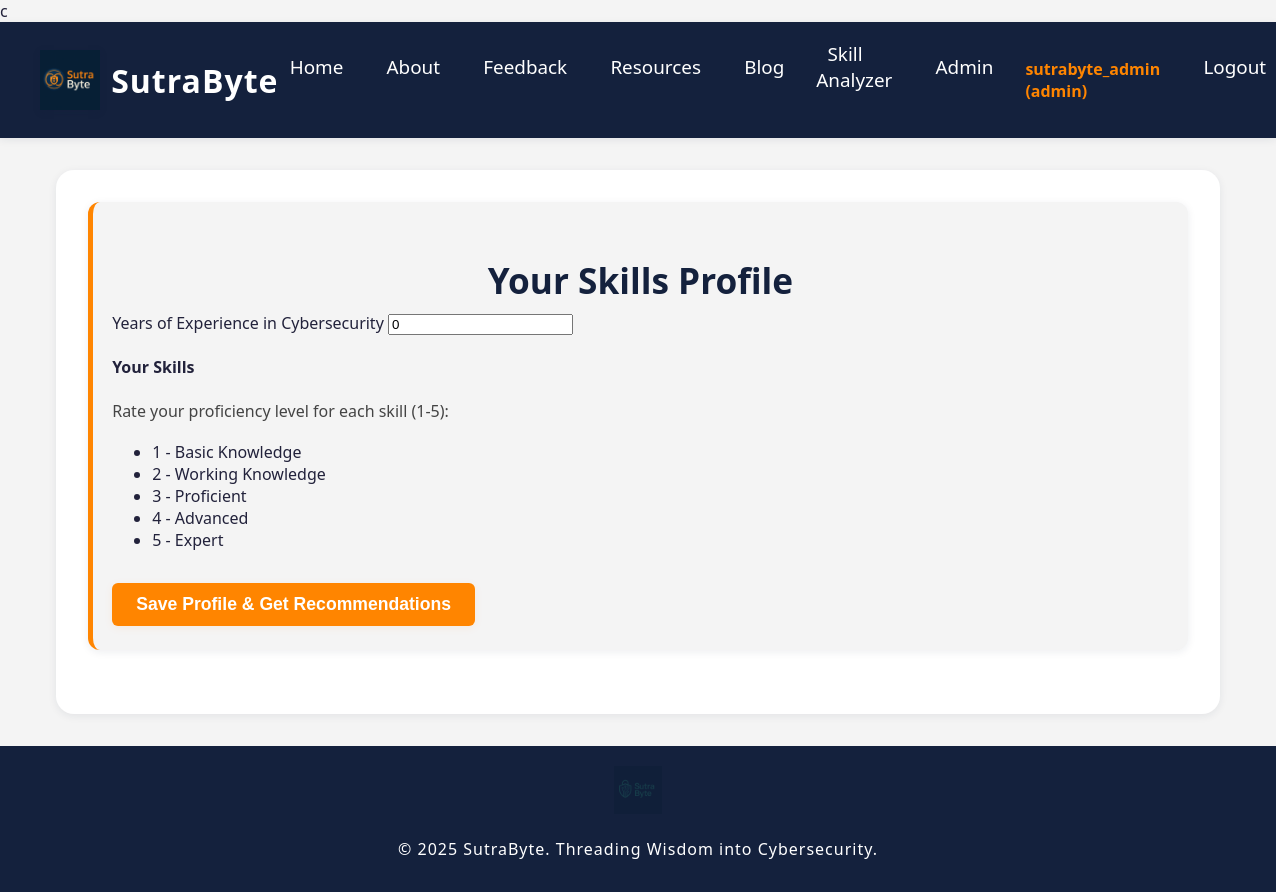
Page /skill-analyzer/profile (signed in) on the earlier database version.
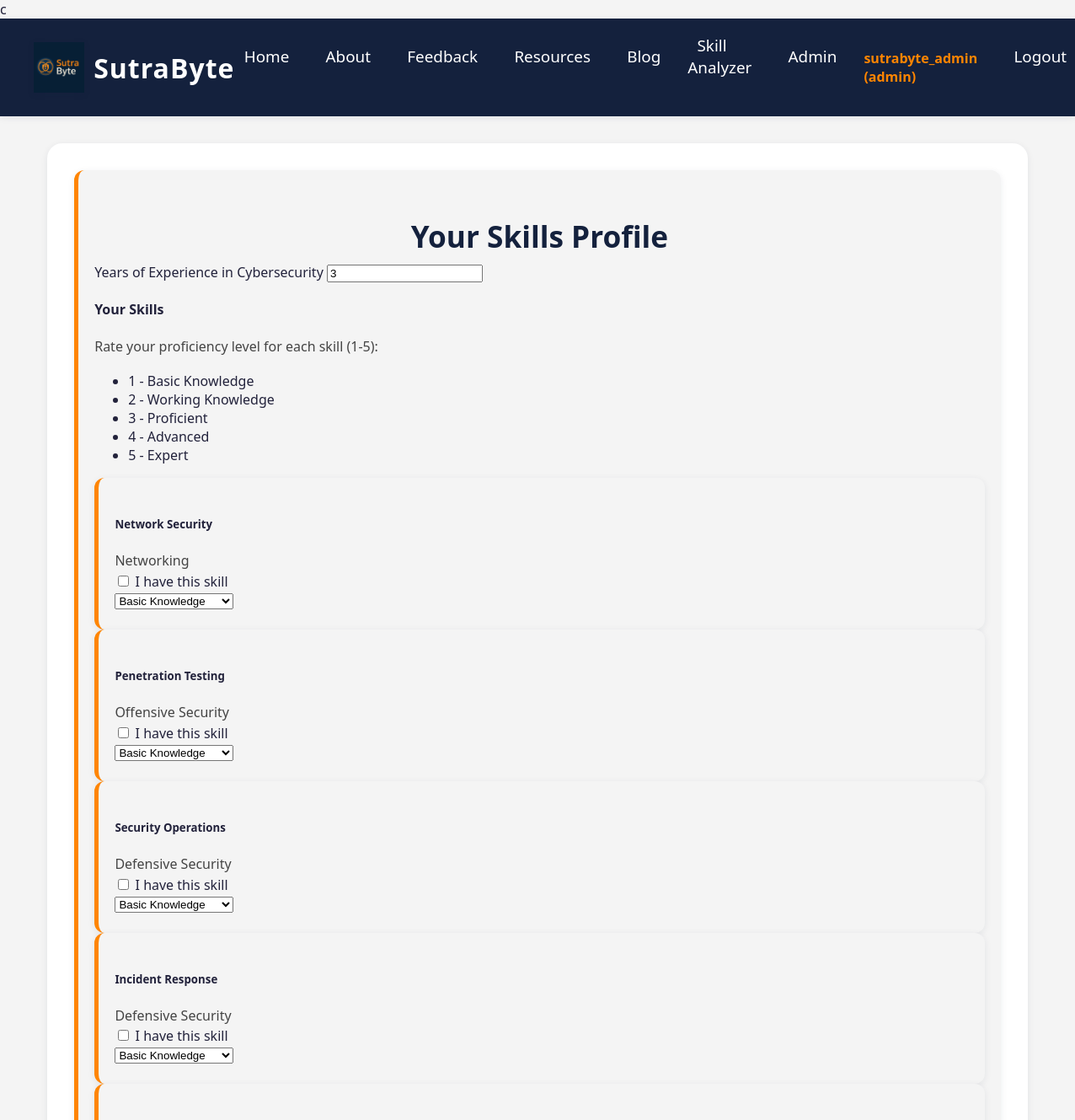
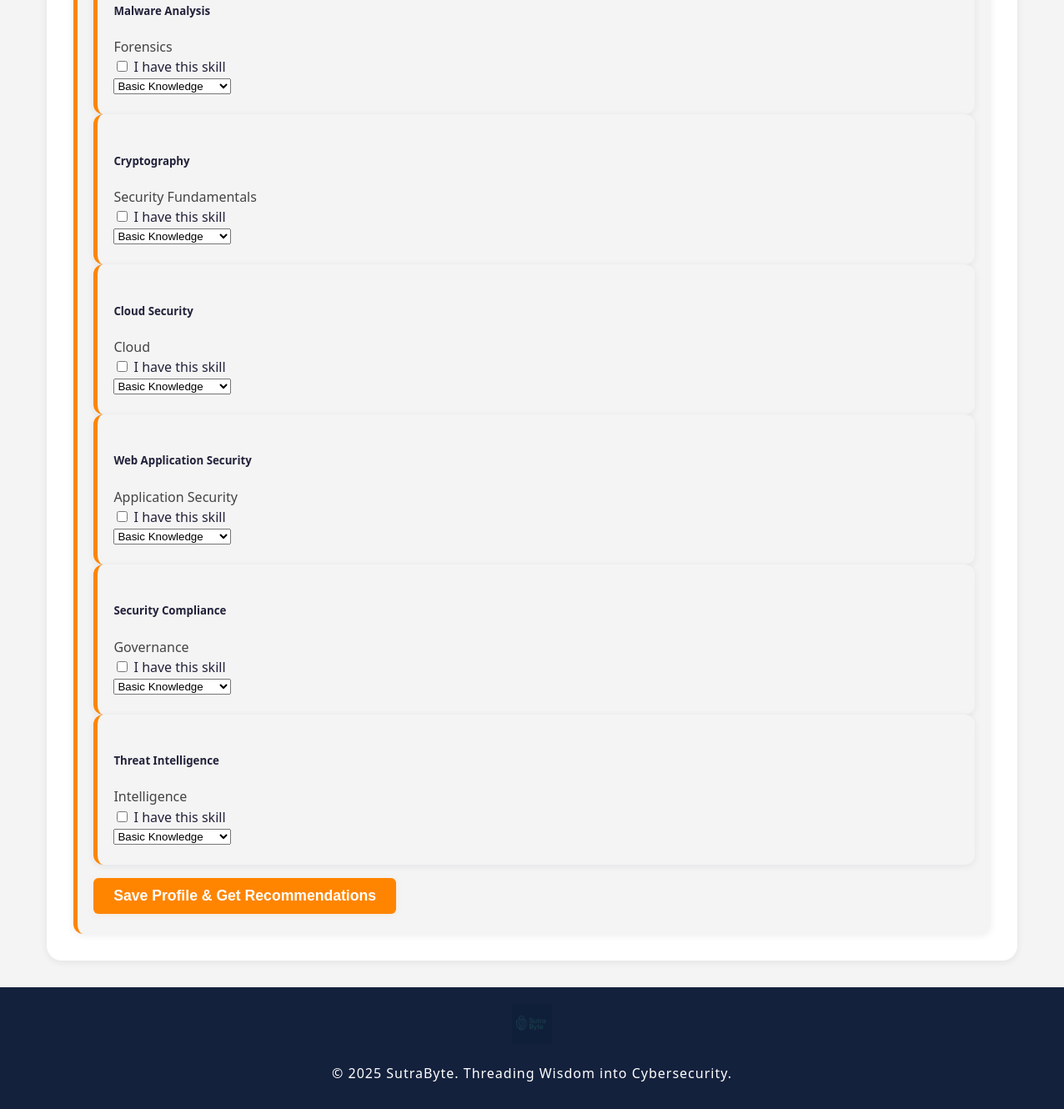
Same page on the later database version (2 pictures, top to bottom).
### app.py (models this page shows, shortened)
class User(db.Model, UserMixin):
    id = db.Column(db.Integer, primary_key=True)
    username = db.Column(db.String(80), unique=True, nullable=False)
    email = db.Column(db.String(120), unique=True, nullable=False)
    password_hash = db.Column(db.String(128), nullable=False)
    role = db.Column(db.String(20), nullable=False, default='student')
    registered_on = db.Column(db.DateTime, default=datetime.utcnow)
    skills = db.relationship('UserSkill', backref='user', lazy=True)
    experience = db.Column(db.Integer, default=0)  # Years of experience

class Skill(db.Model):
    id = db.Column(db.Integer, primary_key=True)
    name = db.Column(db.String(50), unique=True, nullable=False)
    category = db.Column(db.String(50), nullable=False)  # e.g., 'Cybersecurity', 'Networking', etc.
    description = db.Column(db.Text)

### app.py (the view, shortened to what this page needs)
@app.route('/skill-analyzer/profile', methods=['GET', 'POST'])
@login_required
def skill_profile():
    all_skills = Skill.query.all()
    user_skills = UserSkill.query.filter_by(user_id=current_user.id).all()
    return render_template('skill_analyzer/profile.html',
                         all_skills=all_skills,
                         user_skills=user_skills)

### app.py (called while the page is built)
@login_manager.user_loader
def load_user(user_id):
    return User.query.get(int(user_id))

### templates/skill_analyzer/profile.html (shortened to what this page needs)
{% extends "base.html" %}
{% block content %}
<div class="container mt-5">
    <div class="row">
        <div class="col-md-8 offset-md-2">
            <div class="card">
                <div class="card-header bg-primary text-white">
                    <h2 class="mb-0">Your Skills Profile</h2>
                </div>
                <div class="card-body">
                    <form method="POST" action="{{ url_for('skill_profile') }}">
                        <div class="mb-4">
                            <label for="experience" class="form-label">Years of Experience in Cybersecurity</label>
                            <input type="number" class="form-control" id="experience" name="experience"
                                   value="{{ current_user.experience }}" min="0" required>
                        </div>
                        <h4 class="mb-3">Your Skills</h4>
                        <div class="mb-3">
                            <p class="text-muted">Rate your proficiency level for each skill (1-5):</p>
                            <ul class="list-unstyled">
                                <li>1 - Basic Knowledge</li>
                                <li>2 - Working Knowledge</li>
                                <li>3 - Proficient</li>
                                <li>4 - Advanced</li>
                                <li>5 - Expert</li>
                            </ul>
                        </div>
                        <div class="skills-container">
                            {% for skill in all_skills %}
                            <div class="card mb-3">
                                <div class="card-body">
                                    <div class="row align-items-center">
                                        <div class="col-md-6">
                                            <h5 class="card-title">{{ skill.name }}</h5>
                                            <p class="card-text text-muted">{{ skill.category }}</p>
                                        </div>
                                        <div class="col-md-6">
                                            <div class="form-check">
                                                <input class="form-check-input" type="checkbox"
                                                       name="skills" value="{{ skill.name }}"
                                                       id="skill_{{ skill.id }}"
                                                       {% if skill in user_skills %}checked{% endif %}>
                                                <label class="form-check-label" for="skill_{{ skill.id }}">
                                                    I have this skill
                                                </label>
                                            </div>
                                            <select class="form-select mt-2" name="proficiencies"
                                                    id="proficiency_{{ skill.id }}">
                                                <option value="1">Basic Knowledge</option>
                                            </select>
                                        </div>
                                    </div>
                                </div>
                            </div>
                            {% endfor %}
                        </div>
                        <div class="text-center mt-4">
                            <button type="submit" class="btn btn-primary btn-lg">
                                Save Profile & Get Recommendations
                            </button>
                        </div>
                    </form>
                </div>
            </div>
        </div>
    </div>
</div>
{% endblock %}

### templates/base.html (shortened to what this page needs)
<!DOCTYPE html>
<html lang="en">
<head>
    <link rel="stylesheet" href="{{ url_for('static', filename='style.css') }}">
    <link rel="stylesheet" href="https://cdnjs.cloudflare.com/ajax/libs/font-awesome/6.4.0/css/all.min.css">
</head>
<body>
    <header>
        <nav class="navbar">
            <a href="/" class="logo">
                <img src="{{ url_for('static', filename='sutra-byte-logo1.png') }}" alt="SutraByte Logo" height="60">
                <span>SutraByte</span>
            </a>
            <ul class="nav-links">
                <li><a href="/">Home</a></li>
                <li><a href="/about">About</a></li>
                <li><a href="/feedback">Feedback</a></li>
                {% if current_user.is_authenticated %}
                    <li><a href="/resources">Resources</a></li>
                    <li><a href="/blog">Blog</a></li>
                    <li><a href="{{ url_for('skill_analyzer') }}">Skill Analyzer</a></li>
                    {% if current_user.role == 'admin' %}
                        <li><a href="/admin">Admin</a></li>
                    {% endif %}
                    <li><span style="color:var(--saffron);font-weight:600;">{{ current_user.username }} ({{ current_user.role }})</span></li>
                    <li><a href="{{ url_for('logout') }}">Logout</a></li>
                {% else %}
                    <li><a href="{{ url_for('login') }}">Login</a></li>
                    <li><a href="{{ url_for('register') }}">Register</a></li>
                {% endif %}
            </ul>
        </nav>
    </header>
    <main>
        {% block content %}{% endblock %}
    </main>
    <footer>
        <div>
            <img src="{{ url_for('static', filename='sutra-byte-logo2.png') }}" alt="SutraByte Watermark Logo" height="48">
            <p>&copy; 2025 SutraByte. Threading Wisdom into Cybersecurity.</p>
        </div>
    </footer>
</body>
</html>

Differences in the rows shown:
changed User "sutrabyte_admin": experience "0" → "3"
added Skill: name "Network Security", category "Networking", proficiencies "Basic Knowledge"
added Skill: name "Penetration Testing", category "Offensive Security", proficiencies "Basic Knowledge"
added Skill: name "Security Operations", category "Defensive Security", proficiencies "Basic Knowledge"
added Skill: name "Incident Response", category "Defensive Security", proficiencies "Basic Knowledge"
added Skill: name "Malware Analysis", category "Forensics", proficiencies "Basic Knowledge"
added Skill: name "Cryptography", category "Security Fundamentals", proficiencies "Basic Knowledge"
added Skill: name "Cloud Security", category "Cloud", proficiencies "Basic Knowledge"
added Skill: name "Web Application Security", category "Application Security", proficiencies "Basic Knowledge"
added Skill: name "Security Compliance", category "Governance", proficiencies "Basic Knowledge"
added Skill: name "Threat Intelligence", category "Intelligence", proficiencies "Basic Knowledge"
